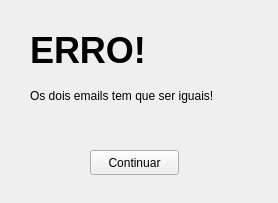
<?xml version="1.0" encoding="UTF-8"?>
<ui version="4.0">
 <class>Form</class>
 <widget class="QWidget" name="Form">
  <property name="geometry">
   <rect>
    <x>0</x>
    <y>0</y>
    <width>278</width>
    <height>203</height>
   </rect>
  </property>
  <property name="windowTitle">
   <string>Form</string>
  </property>
  <widget class="QLabel" name="label">
   <property name="geometry">
    <rect>
     <x>30</x>
     <y>20</y>
     <width>241</width>
     <height>61</height>
    </rect>
   </property>
   <property name="font">
    <font>
     <pointsize>27</pointsize>
     <weight>75</weight>
     <bold>true</bold>
    </font>
   </property>
   <property name="text">
    <string>ERRO!</string>
   </property>
  </widget>
  <widget class="QLabel" name="label_2">
   <property name="geometry">
    <rect>
     <x>30</x>
     <y>80</y>
     <width>231</width>
     <height>31</height>
    </rect>
   </property>
   <property name="text">
    <string>Os dois emails tem que ser iguais!</string>
   </property>
  </widget>
  <widget class="QPushButton" name="pushButton">
   <property name="geometry">
    <rect>
     <x>90</x>
     <y>150</y>
     <width>89</width>
     <height>25</height>
    </rect>
   </property>
   <property name="text">
    <string>Continuar</string>
   </property>
  </widget>
 </widget>
 <resources/>
 <connections/>
</ui>
